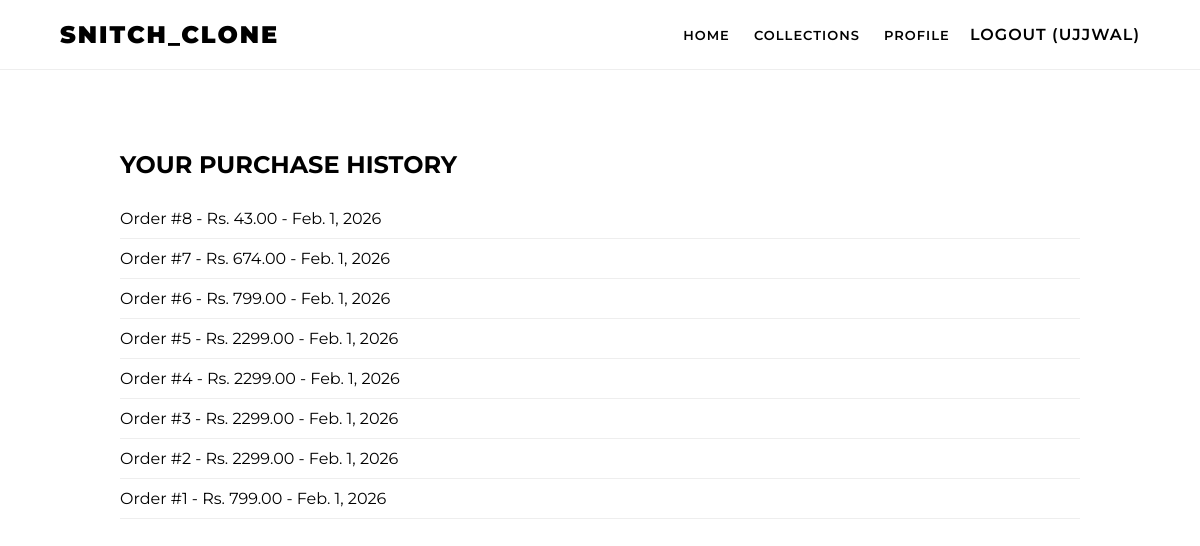
/my-orders/ (signed in), run on the app's committed database.
### store/models.py (models this page shows, shortened)
class Order(models.Model):
    user = models.ForeignKey(User, on_delete=models.CASCADE)
    total_price = models.DecimalField(max_digits=10, decimal_places=2)
    created_at = models.DateTimeField(auto_now_add=True)
    complete = models.BooleanField(default=False)

### store/views.py (the view)
# urls.py: path('my-orders/', views.my_orders, name="my_orders"),
@login_required(login_url='register')
def my_orders(request):
    orders = Order.objects.filter(user=request.user).order_by('-created_at')
    return render(request, 'my_orders.html', {'orders': orders})

### templates/my_orders.html
{% extends 'base.html' %}
{% block content %}
<div style="padding: 5% 10%;">
    <h2>YOUR PURCHASE HISTORY</h2>
    {% for order in orders %}
        <div style="border-bottom: 1px solid #eee; padding: 10px 0;">
            Order #{{ order.id }} - Rs. {{ order.total_price }} - {{ order.created_at|date }}
        </div>
    {% endfor %}
</div>
{% endblock %}

### templates/base.html (shortened to what this page needs)
{% load static %}
<!DOCTYPE html>
<html>
<head>
    <link rel="stylesheet" href="{% static 'css/store_style.css' %}">
</head>
<body>
    <nav>
        <a href="/" class="logo">SNITCH_CLONE</a>
        <div class="nav-links">
            <a href="{% url 'home' %}">Home</a>
            <a href="#">Collections</a>
            {% if user.is_authenticated %}
                <a href="{% url 'profile' %}" style="margin-left:20px; font-weight:600; letter-spacing:1px; text-transform:uppercase; text-decoration:none; color:inherit;">Profile</a>
                <form method="post" action="{% url 'logout' %}" style="display:inline; margin:0;">
                    <button type="submit" style="background:transparent; border:none; color:inherit; font:inherit; cursor:pointer; padding:0; margin-left:16px; text-transform:uppercase; font-weight:600; letter-spacing:1px;">Logout ({{ user.username }})</button>
                </form>
            {% else %}
                <a href="{% url 'login' %}">Login</a>
            {% endif %}
        </div>
    </nav>
    {% block content %}{% endblock %}
</body>
</html>

### static/css/store_style.css (style rules this page uses)
:root { --black: #000000; --white: #ffffff; --grey: #f5f5f5; --light-border: #eeeeee; }
body { font-family: 'Montserrat', sans-serif; margin: 0; background-color: var(--white); color: var(--black); text-rendering: optimizeLegibility; }
nav { display: flex; justify-content: space-between; align-items: center; padding: 15px 5%; background: var(--white); border-bottom: 1px solid var(--light-border); position: sticky; top: 0; z-index: 1000; }
.logo { font-weight: 900; font-size: 26px; letter-spacing: 4px; text-decoration: none; color: var(--black); }
.nav-links a { text-decoration: none; color: var(--black); margin-left: 25px; font-size: 12px; font-weight: 600; text-transform: uppercase; letter-spacing: 1px; }

### templates/base.html (style rules this page uses)
body { font-family: 'Montserrat', sans-serif; margin: 0; background: #fff; }
nav { display: flex; justify-content: space-between; padding: 20px 5%; border-bottom: 1px solid #eee; position: sticky; top: 0; background: white; z-index: 100; }
.logo { font-weight: 900; font-size: 24px; letter-spacing: 2px; text-decoration: none; color: #000; }
.nav-links a { text-decoration: none; color: #000; margin-left: 20px; font-size: 13px; text-transform: uppercase; }

### data on the page
Order: id "8", total_price "43.00", created_at "Feb. 1, 2026"
Order: id "7", total_price "674.00", created_at "Feb. 1, 2026"
Order: id "6", total_price "799.00", created_at "Feb. 1, 2026"
Order: id "5", total_price "2299.00", created_at "Feb. 1, 2026"
Order: id "4", total_price "2299.00", created_at "Feb. 1, 2026"
Order: id "3", total_price "2299.00", created_at "Feb. 1, 2026"
Order: id "2", total_price "2299.00", created_at "Feb. 1, 2026"
Order: id "1", total_price "799.00", created_at "Feb. 1, 2026"

### other printed values
{{ user.username }} "UJJWAL"
